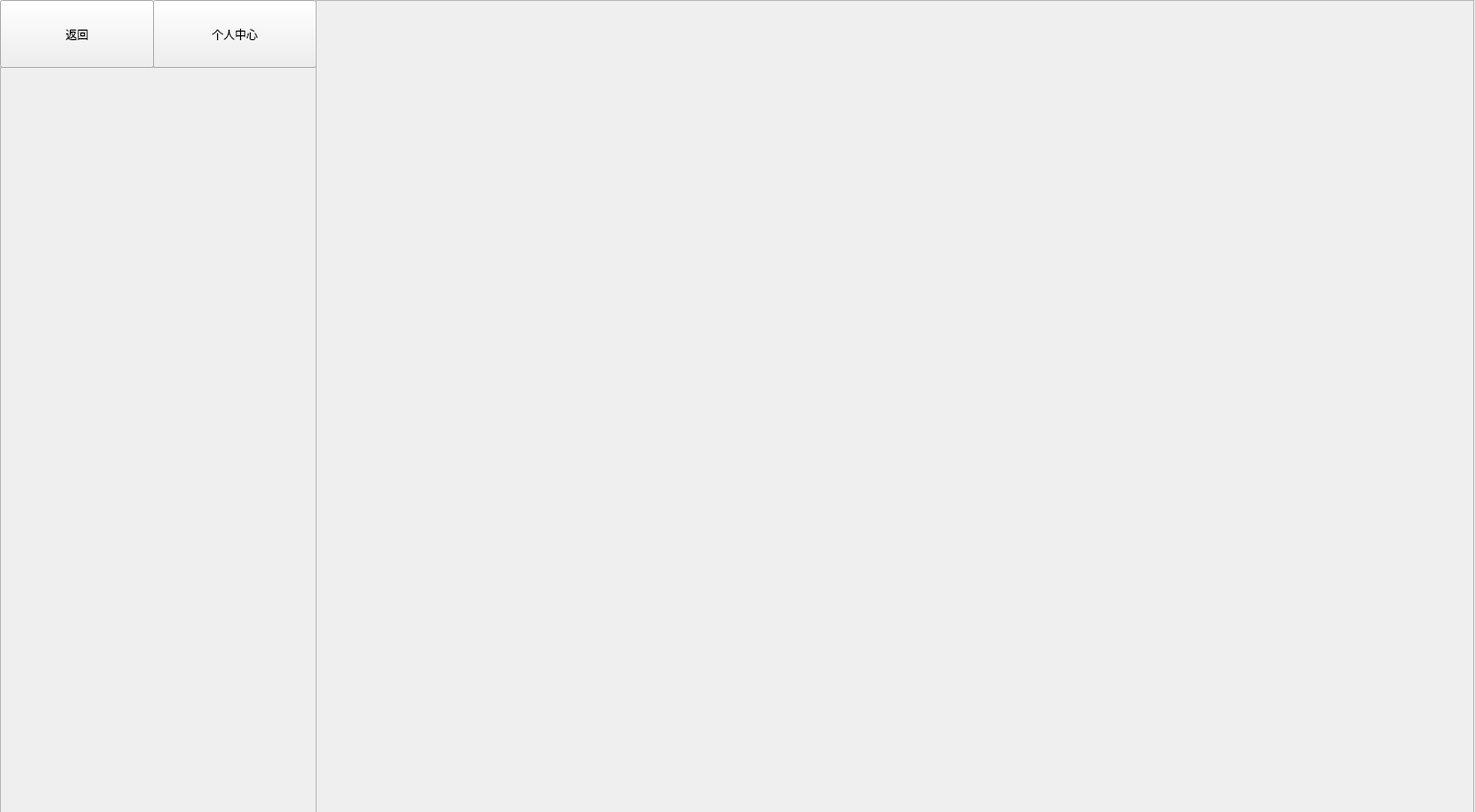
<?xml version="1.0" encoding="UTF-8"?>
<ui version="4.0">
 <class>SettingsWidget</class>
 <widget class="QWidget" name="SettingsWidget">
  <property name="geometry">
   <rect>
    <x>0</x>
    <y>0</y>
    <width>1542</width>
    <height>849</height>
   </rect>
  </property>
  <property name="windowTitle">
   <string>Form</string>
  </property>
  <widget class="QScrollArea" name="scrollArea">
   <property name="geometry">
    <rect>
     <x>0</x>
     <y>70</y>
     <width>331</width>
     <height>781</height>
    </rect>
   </property>
   <property name="widgetResizable">
    <bool>true</bool>
   </property>
   <widget class="QWidget" name="scrollAreaWidgetContents">
    <property name="geometry">
     <rect>
      <x>0</x>
      <y>0</y>
      <width>329</width>
      <height>779</height>
     </rect>
    </property>
    <widget class="QWidget" name="verticalLayoutWidget">
     <property name="geometry">
      <rect>
       <x>0</x>
       <y>0</y>
       <width>331</width>
       <height>781</height>
      </rect>
     </property>
     <layout class="QVBoxLayout" name="verticalLayout"/>
    </widget>
   </widget>
  </widget>
  <widget class="QPushButton" name="backButton">
   <property name="geometry">
    <rect>
     <x>0</x>
     <y>0</y>
     <width>161</width>
     <height>71</height>
    </rect>
   </property>
   <property name="text">
    <string>返回</string>
   </property>
  </widget>
  <widget class="QPushButton" name="userButton">
   <property name="geometry">
    <rect>
     <x>160</x>
     <y>0</y>
     <width>171</width>
     <height>71</height>
    </rect>
   </property>
   <property name="text">
    <string>个人中心</string>
   </property>
  </widget>
  <widget class="QScrollArea" name="scrollArea_2">
   <property name="geometry">
    <rect>
     <x>330</x>
     <y>0</y>
     <width>1211</width>
     <height>851</height>
    </rect>
   </property>
   <property name="widgetResizable">
    <bool>true</bool>
   </property>
   <widget class="QWidget" name="scrollAreaWidgetContents_2">
    <property name="geometry">
     <rect>
      <x>0</x>
      <y>0</y>
      <width>1209</width>
      <height>849</height>
     </rect>
    </property>
   </widget>
  </widget>
 </widget>
 <resources/>
 <connections/>
</ui>
